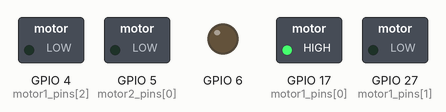
Bench run of a program on a simulated Raspberry Pi (BCM pin numbers). Shown: switched loads named in the program (green lamp = pin HIGH), output pins drawn as LEDs (lit = HIGH). At 4.0 s the program stops and its outputs stay as they are.

Above: at 0.1 s.
At 2.1 s:
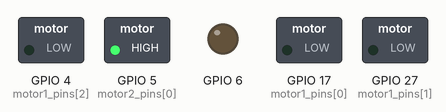
At 4.1 s:
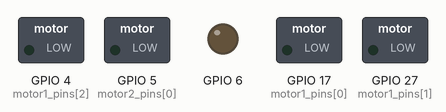
Timing chart, 0 to 5.5 s (numbered marks = the images above):
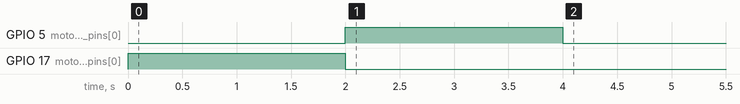

The program:

import_RPi.py
```python
import RPi.GPIO as GPIO
import time

# Setup GPIO mode
GPIO.setmode(GPIO.BCM)

# Motor 1 pins
motor1_pins = [17, 27, 4]
# Motor 2 pins
motor2_pins = [5, 6]

# Setup motor 1 pins as output
for pin in motor1_pins:
    GPIO.setup(pin, GPIO.OUT)
    GPIO.output(pin, GPIO.LOW)

# Setup motor 2 pins as output
for pin in motor2_pins:
    GPIO.setup(pin, GPIO.OUT)
    GPIO.output(pin, GPIO.LOW)

try:
    # Example: Turn on motor 1
    GPIO.output(motor1_pins[0], GPIO.HIGH)
    time.sleep(2)
    GPIO.output(motor1_pins[0], GPIO.LOW)

    # Example: Turn on motor 2
    GPIO.output(motor2_pins[0], GPIO.HIGH)
    time.sleep(2)
    GPIO.output(motor2_pins[0], GPIO.LOW)

finally:
    # Cleanup GPIO
    GPIO.cleanup()
```

Measured:
- by itself, GPIO 5 (motor2_pins[0]): LOW → HIGH at 2.0 s, → LOW 2.0 s later
- by itself, GPIO 17 (motor1_pins[0]): LOW → HIGH at 0.00 s, → LOW 2.0 s later
